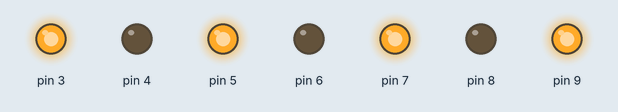
The sketch below on a simulated Arduino Uno, built with avr-gcc and run on an emulated ATmega328P. Parts: output pins drawn as LEDs (lit = HIGH).

Above: at 0.2 s.
At 1.1 s:
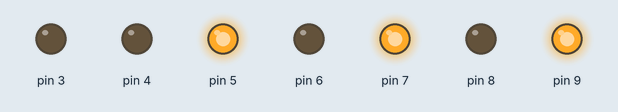
At 1.9 s:
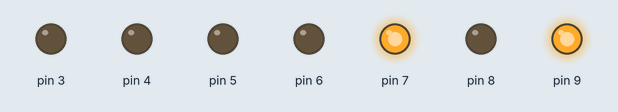
At 2.7 s:
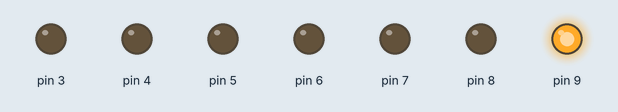
At 7.6 s:
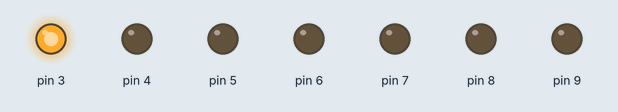
At 11.5 s:
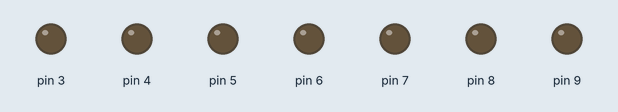
Timing chart, 0 to 15.0 s (numbered marks = the images above):
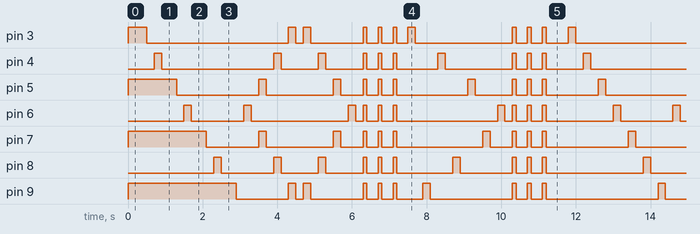

Measured:
- by itself, pin 3: repeats every 11.5 s: HIGH 0.20 s, LOW 0.20 s, HIGH 0.20 s, LOW 1.4 s, 3 × (HIGH 0.10 s, LOW 0.30 s), HIGH 0.20 s, LOW 2.6 s, 2 × (HIGH 0.10 s, LOW 0.30 s), HIGH 0.10 s, LOW 0.60 s, HIGH 0.20 s, LOW 3.8 s
- by itself, pin 4: repeats every 11.5 s: LOW 3.0 s, 2 × (HIGH 0.20 s, LOW 1.0 s), 2 × (HIGH 0.10 s, LOW 0.30 s), HIGH 0.10 s, LOW 1.1 s, HIGH 0.20 s, LOW 1.8 s, 2 × (HIGH 0.10 s, LOW 0.30 s), HIGH 0.10 s, LOW 1.0 s, HIGH 0.20 s

The sketch:

led_com_programa_o1.ino
```cpp
// C++ code
//
void setup(){
  pinMode(3, OUTPUT);
  pinMode(4, OUTPUT);
  pinMode(5, OUTPUT);
  pinMode(6, OUTPUT);
  pinMode(7, OUTPUT);
  pinMode(8, OUTPUT);
  pinMode(9, OUTPUT);

  digitalWrite(3, HIGH);
  digitalWrite(4, LOW);
  digitalWrite(5, HIGH);
  digitalWrite(6, LOW);
  digitalWrite(7, HIGH);
  digitalWrite(8, LOW);
  digitalWrite(9, HIGH);
}

void loop(){
  delay(300);
  digitalWrite(3, HIGH);
  delay(200);
  digitalWrite(3, LOW);
  delay(200);

  digitalWrite(4, HIGH);
  delay(200);
  digitalWrite(4, LOW);
  delay(200);

  digitalWrite(5, HIGH);
  delay(200);
  digitalWrite(5, LOW);
  delay(200);

  digitalWrite(6, HIGH);
  delay(200);
  digitalWrite(6, LOW);
  delay(200);

  digitalWrite(7, HIGH);
  delay(200);
  digitalWrite(7, LOW);
  delay(200);

  digitalWrite(8, HIGH);
  delay(200);
  digitalWrite(8, LOW);
  delay(200);

  digitalWrite(9, HIGH);
  delay(200);
  digitalWrite(9, LOW);
  delay(200);

  digitalWrite(6, HIGH);
  delay(200);
  digitalWrite(6, LOW);
  delay(200);

  digitalWrite(5, HIGH);
  digitalWrite(7, HIGH);
  delay(200);
  digitalWrite(5, LOW);
  digitalWrite(7, LOW);
  delay(200);

  digitalWrite(4, HIGH);
  digitalWrite(8, HIGH);
  delay(200);
  digitalWrite(4, LOW);
  digitalWrite(8, LOW);
  delay(200);

  digitalWrite(3, HIGH);
  digitalWrite(9, HIGH);
  delay(200);
  digitalWrite(3, LOW);
  digitalWrite(9, LOW);
  delay(200);

  digitalWrite(3, HIGH);
  digitalWrite(9, HIGH);
  delay(200);
  digitalWrite(3, LOW);
  digitalWrite(9, LOW);
  delay(200);

  digitalWrite(4, HIGH);
  digitalWrite(8, HIGH);
  delay(200);
  digitalWrite(4, LOW);
  digitalWrite(8, LOW);
  delay(200);

  digitalWrite(5, HIGH);
  digitalWrite(7, HIGH);
  delay(200);
  digitalWrite(5, LOW);
  digitalWrite(7, LOW);
  delay(200);

  digitalWrite(6, HIGH);
  delay(200);
  digitalWrite(6, LOW);
  delay(200);

  digitalWrite (3, HIGH);
  digitalWrite (4, HIGH);
  digitalWrite (5, HIGH);
  digitalWrite (6, HIGH);
  digitalWrite (7, HIGH);
  digitalWrite (8, HIGH);
  digitalWrite (9, HIGH);
  delay(100);
  digitalWrite (3, LOW);
  digitalWrite (4, LOW);
  digitalWrite (5, LOW);
  digitalWrite (6, LOW);
  digitalWrite (7, LOW);
  digitalWrite (8, LOW);
  digitalWrite (9, LOW);
  delay(300);

  digitalWrite (3, HIGH);
  digitalWrite (4, HIGH);
  digitalWrite (5, HIGH);
  digitalWrite (6, HIGH);
  digitalWrite (7, HIGH);
  digitalWrite (8, HIGH);
  digitalWrite (9, HIGH);
  delay(100);
  digitalWrite (3, LOW);
  digitalWrite (4, LOW);
  digitalWrite (5, LOW);
  digitalWrite (6, LOW);
  digitalWrite (7, LOW);
  digitalWrite (8, LOW);
  digitalWrite (9, LOW);
  delay(300);

  digitalWrite (3, HIGH);
  digitalWrite (4, HIGH);
  digitalWrite (5, HIGH);
  digitalWrite (6, HIGH);
  digitalWrite (7, HIGH);
  digitalWrite (8, HIGH);
  digitalWrite (9, HIGH);
  delay(100);
  digitalWrite (3, LOW);
  digitalWrite (4, LOW);
  digitalWrite (5, LOW);
  digitalWrite (6, LOW);
  digitalWrite (7, LOW);
  digitalWrite (8, LOW);
  digitalWrite (9, LOW);
  delay(300);

  digitalWrite(3, HIGH);
  delay(200);
  digitalWrite(3, LOW);
  delay(200);

  digitalWrite(9, HIGH);
  delay(200);
  digitalWrite(9, LOW);
  delay(200);

  digitalWrite(4, HIGH);
  delay(200);
  digitalWrite(4, LOW);
  delay(200);

  digitalWrite(8, HIGH);
  delay(200);
  digitalWrite(8, LOW);
  delay(200);

  digitalWrite(5, HIGH);
  delay(200);
  digitalWrite(5, LOW);
  delay(200);

  digitalWrite(7, HIGH);
  delay(200);
  digitalWrite(7, LOW);
  delay(200);

  digitalWrite(6, HIGH);
  delay(200);
  digitalWrite(6, LOW);
  delay(200);

  digitalWrite (3, HIGH);
  digitalWrite (4, HIGH);
  digitalWrite (5, HIGH);
  digitalWrite (6, HIGH);
  digitalWrite (7, HIGH);
  digitalWrite (8, HIGH);
  digitalWrite (9, HIGH);
  delay(100);
  digitalWrite (3, LOW);
  digitalWrite (4, LOW);
  digitalWrite (5, LOW);
  digitalWrite (6, LOW);
  digitalWrite (7, LOW);
  digitalWrite (8, LOW);
  digitalWrite (9, LOW);
  delay(300);

  digitalWrite (3, HIGH);
  digitalWrite (4, HIGH);
  digitalWrite (5, HIGH);
  digitalWrite (6, HIGH);
  digitalWrite (7, HIGH);
  digitalWrite (8, HIGH);
  digitalWrite (9, HIGH);
  delay(100);
  digitalWrite (3, LOW);
  digitalWrite (4, LOW);
  digitalWrite (5, LOW);
  digitalWrite (6, LOW);
  digitalWrite (7, LOW);
  digitalWrite (8, LOW);
  digitalWrite (9, LOW);
  delay(300);

  digitalWrite (3, HIGH);
  digitalWrite (4, HIGH);
  digitalWrite (5, HIGH);
  digitalWrite (6, HIGH);
  digitalWrite (7, HIGH);
  digitalWrite (8, HIGH);
  digitalWrite (9, HIGH);
  delay(100);
  digitalWrite (3, LOW);
  digitalWrite (4, LOW);
  digitalWrite (5, LOW);
  digitalWrite (6, LOW);
  digitalWrite (7, LOW);
  digitalWrite (8, LOW);
  digitalWrite (9, LOW);
  delay(300);
}
```
